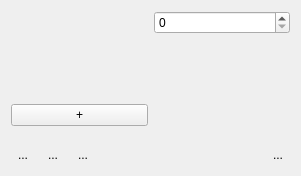
<?xml version="1.0" encoding="UTF-8"?>
<ui version="4.0">
 <class>RegistrationEntityWidgetControls</class>
 <widget class="QWidget" name="RegistrationEntityWidgetControls">
  <property name="geometry">
   <rect>
    <x>0</x>
    <y>0</y>
    <width>301</width>
    <height>176</height>
   </rect>
  </property>
  <property name="windowTitle">
   <string>Form</string>
  </property>
  <layout class="QVBoxLayout" name="widgetList">
   <item>
    <layout class="QHBoxLayout" name="horizontalLayout">
     <item>
      <widget class="QmitkSingleNodeSelectionWidget" name="imageSelection" native="true"/>
     </item>
     <item>
      <widget class="QSpinBox" name="index"/>
     </item>
    </layout>
   </item>
   <item>
    <widget class="QmitkSingleNodeSelectionWidget" name="imageMaskSelection" native="true"/>
   </item>
   <item>
    <layout class="QHBoxLayout" name="referencePointSetData">
     <item>
      <widget class="QPushButton" name="addMovingPointSet">
       <property name="minimumSize">
        <size>
         <width>25</width>
         <height>0</height>
        </size>
       </property>
       <property name="text">
        <string>+</string>
       </property>
      </widget>
     </item>
     <item>
      <widget class="QmitkSingleNodeSelectionWidget" name="pointSetSelection" native="true"/>
     </item>
    </layout>
   </item>
   <item>
    <layout class="QHBoxLayout" name="horizontalLayout_2">
     <item>
      <widget class="QToolButton" name="btnSaveTransforms">
       <property name="toolTip">
        <string>Save elastix transformation files</string>
       </property>
       <property name="text">
        <string>...</string>
       </property>
       <property name="icon">
        <iconset resource="../../../../../mitk/Plugins/org.mitk.gui.qt.ext/resources/org_mitk_icons.qrc">
         <normaloff>:/org_mitk_icons/icons/awesome/scalable/actions/document-save.svg</normaloff>:/org_mitk_icons/icons/awesome/scalable/actions/document-save.svg</iconset>
       </property>
       <property name="iconSize">
        <size>
         <width>28</width>
         <height>28</height>
        </size>
       </property>
       <property name="autoRaise">
        <bool>true</bool>
       </property>
      </widget>
     </item>
     <item>
      <widget class="QToolButton" name="btnLoadPreset">
       <property name="toolTip">
        <string>Open elastix transformation files</string>
       </property>
       <property name="text">
        <string>...</string>
       </property>
       <property name="icon">
        <iconset resource="../../../../../mitk/Plugins/org.mitk.gui.qt.ext/resources/org_mitk_icons.qrc">
         <normaloff>:/org_mitk_icons/icons/awesome/scalable/actions/document-open.svg</normaloff>:/org_mitk_icons/icons/awesome/scalable/actions/document-open.svg</iconset>
       </property>
       <property name="iconSize">
        <size>
         <width>28</width>
         <height>28</height>
        </size>
       </property>
       <property name="autoRaise">
        <bool>true</bool>
       </property>
      </widget>
     </item>
     <item>
      <widget class="QToolButton" name="btnApplyTransforms">
       <property name="toolTip">
        <string>Apply transformations to selected image and attachments</string>
       </property>
       <property name="text">
        <string>...</string>
       </property>
       <property name="icon">
        <iconset resource="../../../../../mitk/Plugins/org.mitk.gui.qt.ext/resources/org_mitk_icons.qrc">
         <normaloff>:/org_mitk_icons/icons/awesome/scalable/actions/edit-redo.svg</normaloff>:/org_mitk_icons/icons/awesome/scalable/actions/edit-redo.svg</iconset>
       </property>
       <property name="iconSize">
        <size>
         <width>28</width>
         <height>28</height>
        </size>
       </property>
       <property name="autoRaise">
        <bool>true</bool>
       </property>
      </widget>
     </item>
     <item>
      <spacer name="horizontalSpacer">
       <property name="orientation">
        <enum>Qt::Horizontal</enum>
       </property>
       <property name="sizeHint" stdset="0">
        <size>
         <width>40</width>
         <height>20</height>
        </size>
       </property>
      </spacer>
     </item>
     <item>
      <widget class="QToolButton" name="btnRemove">
       <property name="toolTip">
        <string>Delete this moving entity</string>
       </property>
       <property name="text">
        <string>...</string>
       </property>
       <property name="icon">
        <iconset resource="../../../../../mitk/Plugins/org.mitk.gui.qt.ext/resources/org_mitk_icons.qrc">
         <normaloff>:/org_mitk_icons/icons/awesome/scalable/actions/edit-delete.svg</normaloff>:/org_mitk_icons/icons/awesome/scalable/actions/edit-delete.svg</iconset>
       </property>
       <property name="iconSize">
        <size>
         <width>28</width>
         <height>28</height>
        </size>
       </property>
       <property name="autoRaise">
        <bool>true</bool>
       </property>
      </widget>
     </item>
    </layout>
   </item>
  </layout>
 </widget>
 <customwidgets>
  <customwidget>
   <class>QmitkSingleNodeSelectionWidget</class>
   <extends>QWidget</extends>
   <header location="global">QmitkSingleNodeSelectionWidget.h</header>
   <container>1</container>
  </customwidget>
 </customwidgets>
 <resources>
  <include location="../../../../../mitk/Plugins/org.mitk.gui.qt.ext/resources/org_mitk_icons.qrc"/>
 </resources>
 <connections/>
</ui>
